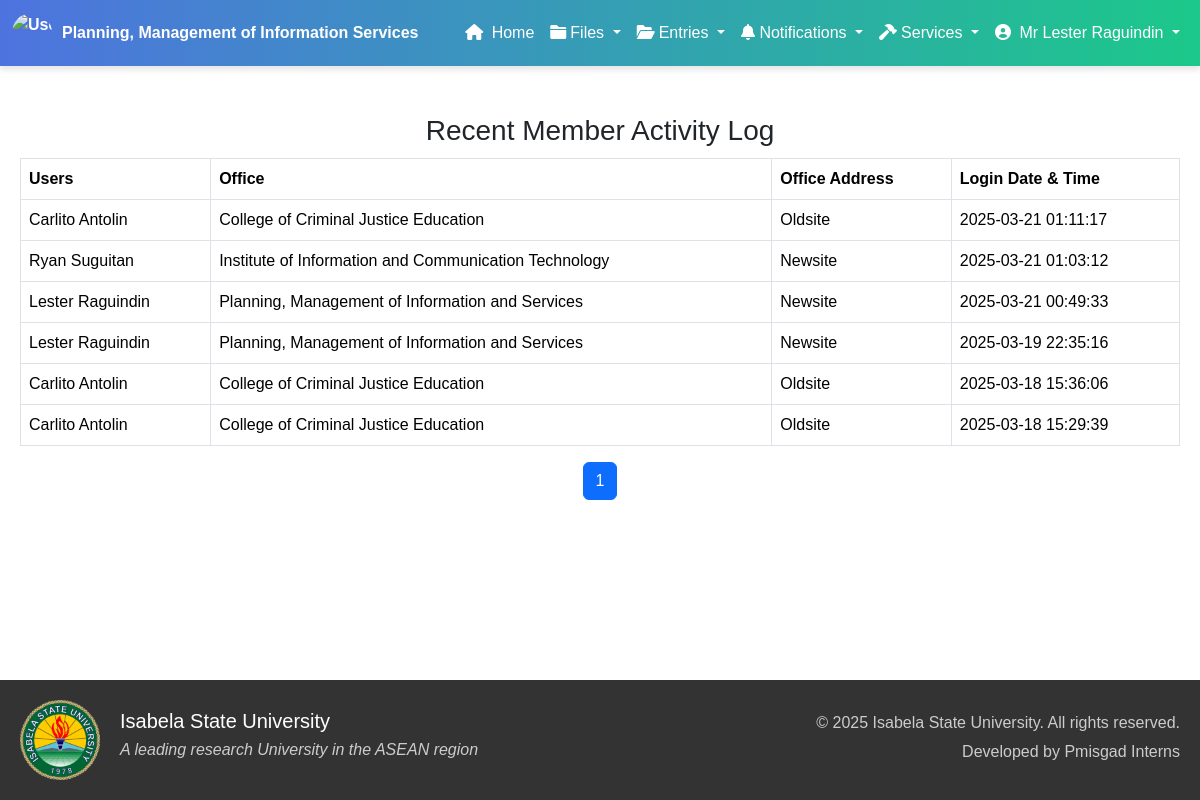
Before: /admin/activity_log.php (signed in) with the older database file.
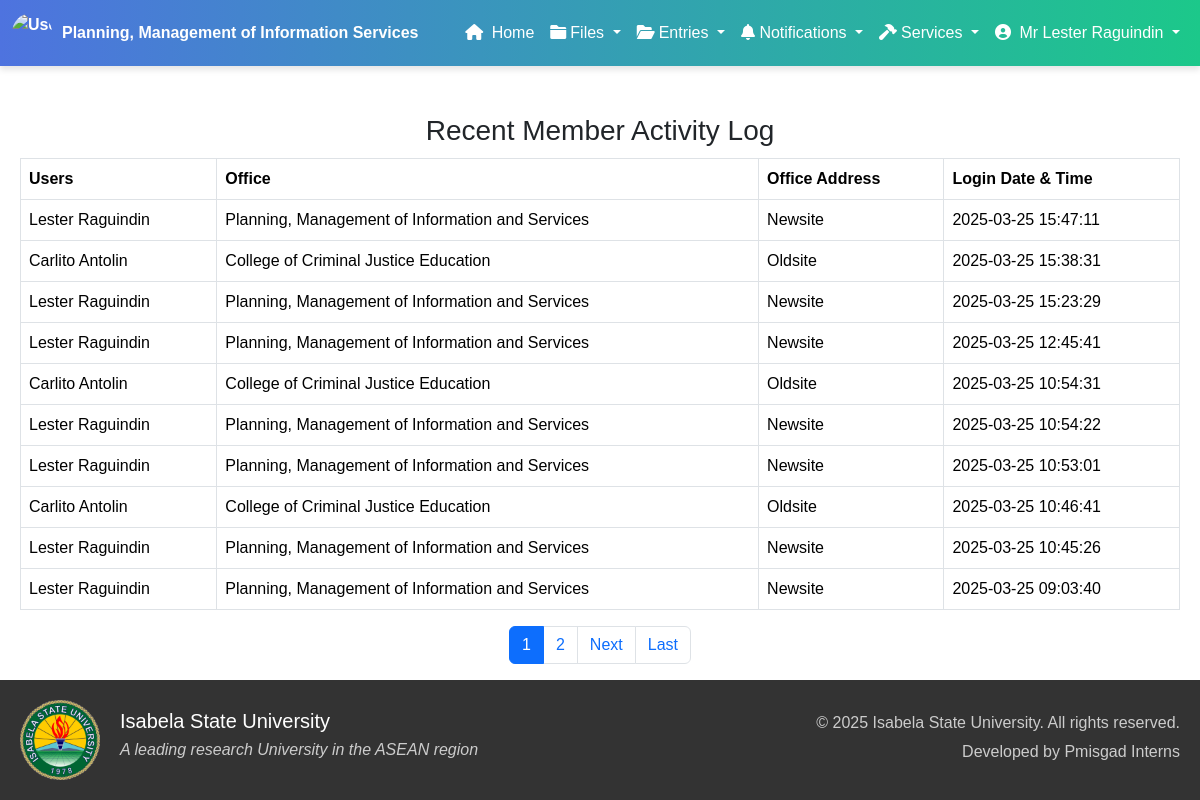
After: the same page with the newer database file.
### tables this page shows
CREATE TABLE `member_activitylog` (
  `log_id` int(11) NOT NULL,
  `member_id` int(11) NOT NULL,
  `login_datetime` datetime DEFAULT current_timestamp(),
  `office_id` int(11) NOT NULL,
  `office_address` varchar(255) NOT NULL
);

CREATE TABLE `member` (
  `member_id` int(11) NOT NULL,
  `member_first` varchar(100) DEFAULT NULL,
  `member_last` varchar(100) DEFAULT NULL,
  `member_gender` varchar(100) DEFAULT NULL,
  `username` varchar(50) DEFAULT NULL,
  `password` varchar(50) DEFAULT NULL,
  `office_id` int(11) DEFAULT NULL,
  `salut_id` int(11) DEFAULT NULL,
  `rank_id` int(11) DEFAULT NULL,
  `designation_id` int(11) DEFAULT NULL,
  `failed_attempts` int(11) DEFAULT 0,
  `last_failed_attempt` timestamp NULL DEFAULT NULL,
  `is_suspended` tinyint(1) DEFAULT 0,
  `role` varchar(10) DEFAULT NULL
);

CREATE TABLE `office_name` (
  `office_id` int(11) NOT NULL,
  `office_name` varchar(100) NOT NULL,
  `office_address` varchar(50) NOT NULL
);

### admin/activity_log.php (the view, shortened to what this page needs)
<?php
include '../components/config.php';
$limit = 10;
$page = isset($_GET['page']) ? (int)$_GET['page'] : 1;
$start = ($page - 1) * $limit;
$total_query = "SELECT COUNT(*) as total FROM member_activityLog";
$total_result = mysqli_query($con, $total_query);
$total_row = mysqli_fetch_assoc($total_result);
$total_entries = $total_row['total'];
$total_pages = ceil($total_entries / $limit);
$query = "SELECT mal.*, m.member_first, m.member_last, o.office_name, mal.office_address
          FROM member_activityLog mal
          JOIN member m ON mal.member_id = m.member_id
          JOIN office_name o ON mal.office_id = o.office_id
          ORDER BY mal.login_datetime DESC
          LIMIT $start, $limit";
$result = mysqli_query($con, $query);
?>
<!DOCTYPE html>
<html lang="en">
<head>
    <link href="https://cdn.jsdelivr.net/npm/bootstrap@5.3.0/dist/css/bootstrap.min.css" rel="stylesheet">
    <link href="https://cdnjs.cloudflare.com/ajax/libs/font-awesome/6.0.0-beta3/css/all.min.css" rel="stylesheet">
    <link rel="stylesheet" href="https://cdn.jsdelivr.net/npm/bootstrap@5.3.3/dist/css/bootstrap.min.css">
    <link rel="stylesheet" href="../styles/styles.css">
    <link rel="stylesheet" href="../styles/darkLight.css">
</head>
<body>
    <?php include '../components/header_admin.php'; ?>
    <div class="container fade-in mt-5">
        <h3 class="card-title card-muted text-center">Recent Member Activity Log</h3>
        <table class="table table-bordered" style="margin-top: 10px;">
            <thead>
                <tr>
                    <th>Users</th>
                    <th>Office</th>
                    <th>Office Address</th>
                    <th>Login Date & Time</th>
                </tr>
            </thead>
            <tbody>
                <?php while ($row = mysqli_fetch_assoc($result)) { ?>
                    <tr>
                        <td><?php echo $row['member_first'] . ' ' . $row['member_last']; ?></td>
                        <td><?php echo $row['office_name']; ?></td>
                        <td><?php echo isset($row['office_address']) ? $row['office_address'] : 'N/A'; ?></td>
                        <td><?php echo $row['login_datetime']; ?></td>
                    </tr>
                <?php } ?>
            </tbody>
        </table>
        <nav>
            <ul class="pagination justify-content-center">
                <?php for ($i = 1; $i <= $total_pages; $i++): ?>
                    <li class="page-item <?php if ($i == $page) echo 'active'; ?>">
                        <a class="page-link" href="?page=<?php echo $i; ?>"><?php echo $i; ?></a>
                    </li>
                <?php endfor; ?>
                <?php if ($page < $total_pages): ?>
                    <li class="page-item">
                        <a class="page-link" href="?page=<?php echo $page + 1; ?>">Next</a>
                    </li>
                    <li class="page-item">
                        <a class="page-link" href="?page=<?php echo $total_pages; ?>">Last</a>
                    </li>
                <?php endif; ?>
            </ul>
        </nav>
    </div>
    <?php include '../components/footer.php'; ?>
</body>
</html>

Changed rows visible on the page:
no longer on this page (row unchanged): member_activitylog: member.member_first "Carlito", member.member_last "Antolin", office.office_name "College of Criminal Justice Education", office_address "Oldsite", login_datetime "2025-03-21 01:11:17"
no longer on this page (row unchanged): member_activitylog: member.member_first "Ryan", member.member_last "Suguitan", office.office_name "Institute of Information and Communication Technology", office_address "Newsite", login_datetime "2025-03-21 01:03:12"
no longer on this page (row unchanged): member_activitylog: member.member_first "Lester", member.member_last "Raguindin", office.office_name "Planning, Management of Information and Services", office_address "Newsite", login_datetime "2025-03-21 00:49:33"
no longer on this page (row unchanged): member_activitylog: member.member_first "Lester", member.member_last "Raguindin", office.office_name "Planning, Management of Information and Services", office_address "Newsite", login_datetime "2025-03-19 22:35:16"
no longer on this page (row unchanged): member_activitylog: member.member_first "Carlito", member.member_last "Antolin", office.office_name "College of Criminal Justice Education", office_address "Oldsite", login_datetime "2025-03-18 15:36:06"
no longer on this page (row unchanged): member_activitylog: member.member_first "Carlito", member.member_last "Antolin", office.office_name "College of Criminal Justice Education", office_address "Oldsite", login_datetime "2025-03-18 15:29:39"
added member_activitylog: member.member_first "Lester", member.member_last "Raguindin", office.office_name "Planning, Management of Information and Services", office_address "Newsite", login_datetime "2025-03-25 15:47:11"
added member_activitylog: member.member_first "Carlito", member.member_last "Antolin", office.office_name "College of Criminal Justice Education", office_address "Oldsite", login_datetime "2025-03-25 15:38:31"
added member_activitylog: member.member_first "Lester", member.member_last "Raguindin", office.office_name "Planning, Management of Information and Services", office_address "Newsite", login_datetime "2025-03-25 15:23:29"
added member_activitylog: member.member_first "Lester", member.member_last "Raguindin", office.office_name "Planning, Management of Information and Services", office_address "Newsite", login_datetime "2025-03-25 12:45:41"
added member_activitylog: member.member_first "Carlito", member.member_last "Antolin", office.office_name "College of Criminal Justice Education", office_address "Oldsite", login_datetime "2025-03-25 10:54:31"
added member_activitylog: member.member_first "Lester", member.member_last "Raguindin", office.office_name "Planning, Management of Information and Services", office_address "Newsite", login_datetime "2025-03-25 10:54:22"
added member_activitylog: member.member_first "Lester", member.member_last "Raguindin", office.office_name "Planning, Management of Information and Services", office_address "Newsite", login_datetime "2025-03-25 10:53:01"
added member_activitylog: member.member_first "Carlito", member.member_last "Antolin", office.office_name "College of Criminal Justice Education", office_address "Oldsite", login_datetime "2025-03-25 10:46:41"
added member_activitylog: member.member_first "Lester", member.member_last "Raguindin", office.office_name "Planning, Management of Information and Services", office_address "Newsite", login_datetime "2025-03-25 10:45:26"
added member_activitylog: member.member_first "Lester", member.member_last "Raguindin", office.office_name "Planning, Management of Information and Services", office_address "Newsite", login_datetime "2025-03-25 09:03:40"
Other visible differences:
new list line: "2"
text now shown: "Next Last"
